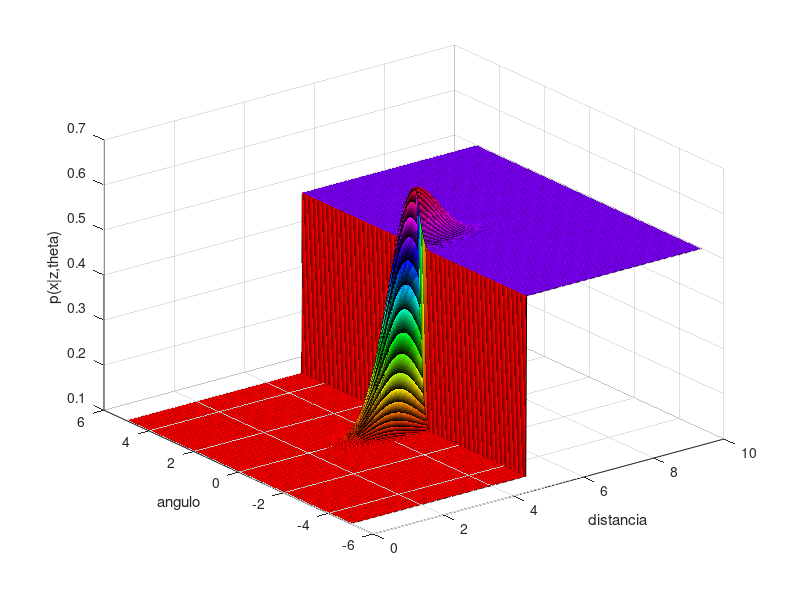

Recreate this plot in MATLAB.
function plotinvsensor()

  % range maximo
  Rmax = 10;
  % abertura maxima |A|
  Amax = 5.0;
  % leitura do sensor
  d = 5;
  mu = [d 0];

  sigma = [0.5 0 ; 0 0.05];   % altera o shape da curva
%  sigma = [0.05 0 ; 0 0.005];   % altera o shape da curva
% sigma = [0.005 0 ; 0 0.0005];   % altera o shape da curva

  invSigma = inv(sigma);
  Pmin = 0.1;
  K = 0.02;   % altera o maximo da curva
%  K = 0.0002;   % altera o maximo da curva
%  K = 0.000004;   % altera o maximo da curva

  x = linspace(0, Rmax, 400);  % distancia
  y = linspace(-Amax, Amax, 400);   % angulo
  [xx, yy] = meshgrid(x, y);
  max = 0;

  for i=1:length(x)
       for j=1:length(y)
            if x(i) < mu(1)
               P = Pmin;
            else
               P = 0.5;
            end
            X = [x(i) y(j)];
            % OBS: no eixo x sao plotadas as COLUNAS de z
            z(j,i) = P + (K/(2*pi*sigma(1,1)*sigma(2,2)) + 0.5 - P)*exp(-.5 * (X - mu) * invSigma * (X - mu)');
            if z(j,i) > max
               max = z(j,i);
            end
       end
  end
  max

  surf(xx,yy,z);
  xlabel('distancia')
  ylabel('angulo')
  zlabel('p(x|z,theta)')
  colormap(hsv)
end

